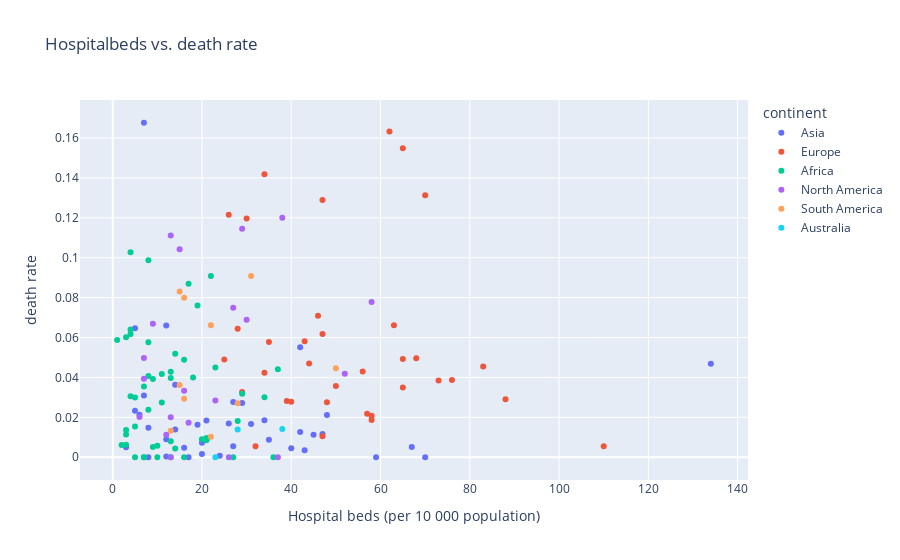

This figure's notebook cell:
### Code cell
fig = px.scatter(hospitalbeds,
    x = 'Hospital beds (per 10 000 population)',
    y = 'deathrate',
    hover_name=countries,
    color='continent',
    title='Hospitalbeds vs. death rate')

fig.update_layout(
    yaxis_title="death rate"
    )

fig.show()

### Figure 1 — Plotly figure (JSON) as saved in the notebook; plotly's stock layout.template omitted (floating-point values rounded to 4 significant figures)
{"data": [{"hovertemplate": "<b>%{hovertext}</b><br><br>continent=Asia<br>Hospital beds (per 10 000 population)=%{x}<br>deathrate=%{y}<extra></extra>", "hovertext": ["Afghanistan", "Armenia", "Azerbaijan", "Bahrain", "Bangladesh", "Bhutan", "Cambodia", "China", "Cyprus", "Georgia", "India", "Indonesia", "Iraq", "Israel", "Japan", "Jordan", "Kazakhstan", "Kuwait", "Kyrgyzstan", "Lebanon", "Malaysia", "Maldives", "Mongolia", "Nepal", "Oman", "Pakistan", "Philippines", "Qatar", "Saudi Arabia", "Singapore", "Sri Lanka", "Tajikistan", "Thailand", "Timor-Leste", "Turkey", "United Arab Emirates", "Uzbekistan", "Yemen"], "legendgroup": "Asia", "marker": {"color": "#636efa", "symbol": "circle"}, "mode": "markers", "name": "Asia", "showlegend": true, "type": "scatter", "x": [5, 42, 47, 20, 8, 17, 8, 42, 34, 26, 7, 12, 14, 31, 134, 14, 67, 20, 45, 29, 19, 43, 70, 3, 16, 6, 5, 12, 27, 24, 35, 48, 21, 59, 27, 12, 40, 7], "xaxis": "x", "y": [0.02326, 0.0127, 0.01165, 0.001593, 0.01473, 0, 0, 0.05517, 0.01852, 0.01697, 0.03101, 0.06601, 0.03628, 0.01669, 0.04692, 0.01387, 0.005184, 0.007218, 0.01126, 0.02725, 0.01634, 0.0035, 0, 0.004975, 0.004761, 0.02136, 0.06467, 0.0004213, 0.005497, 0.000764, 0.008763, 0.02118, 0.01846, 0, 0.0277, 0.009057, 0.004553, 0.1677], "yaxis": "y"}, {"hovertemplate": "<b>%{hovertext}</b><br><br>continent=Europe<br>Hospital beds (per 10 000 population)=%{x}<br>deathrate=%{y}<extra></extra>", "hovertext": ["Albania", "Austria", "Belarus", "Belgium", "Bosnia and Herzegovina", "Bulgaria", "Croatia", "Czechia", "Denmark", "Estonia", "Finland", "France", "Germany", "Greece", "Hungary", "Iceland", "Ireland", "Italy", "Latvia", "Lithuania", "Luxembourg", "Malta", "Montenegro", "Netherlands", "Norway", "Poland", "Portugal", "Romania", "Serbia", "Slovakia", "Slovenia", "Spain", "Sweden", "Switzerland", "Ukraine"], "legendgroup": "Europe", "marker": {"color": "#EF553B", "symbol": "circle"}, "mode": "markers", "name": "Europe", "showlegend": true, "type": "scatter", "x": [29, 76, 110, 62, 35, 68, 56, 65, 25, 50, 44, 65, 83, 43, 70, 32, 28, 34, 58, 73, 48, 47, 40, 47, 39, 65, 34, 63, 57, 58, 46, 30, 26, 47, 88], "xaxis": "x", "y": [0.03267, 0.03872, 0.005554, 0.1633, 0.05773, 0.04958, 0.04301, 0.03493, 0.04901, 0.03573, 0.04704, 0.1549, 0.04546, 0.0581, 0.1313, 0.005549, 0.06437, 0.1419, 0.02075, 0.03841, 0.02754, 0.01054, 0.02778, 0.129, 0.02818, 0.0492, 0.04237, 0.06614, 0.0218, 0.01873, 0.07089, 0.1197, 0.1215, 0.06176, 0.02903], "yaxis": "y"}, {"hovertemplate": "<b>%{hovertext}</b><br><br>continent=Africa<br>Hospital beds (per 10 000 population)=%{x}<br>deathrate=%{y}<extra></extra>", "hovertext": ["Algeria", "Angola", "Benin", "Botswana", "Burkina Faso", "Burundi", "Cabo Verde", "Cameroon", "Central African Republic", "Chad", "Comoros", "Djibouti", "Egypt", "Equatorial Guinea", "Eritrea", "Eswatini", "Ethiopia", "Gabon", "Gambia", "Ghana", "Guinea", "Guinea-Bissau", "Kenya", "Lesotho", "Liberia", "Libya", "Madagascar", "Malawi", "Mali", "Mauritania", "Mauritius", "Morocco", "Mozambique", "Namibia", "Niger", "Nigeria", "Rwanda", "Sao Tome and Principe", "Senegal", "Seychelles", "Sierra Leone", "Somalia", "South Africa", "Sudan", "Togo", "Tunisia", "Uganda", "Zambia", "Zimbabwe"], "legendgroup": "Africa", "marker": {"color": "#00cc96", "symbol": "circle"}, "mode": "markers", "name": "Africa", "showlegend": true, "type": "scatter", "x": [19, 8, 5, 18, 4, 8, 21, 13, 10, 4, 22, 14, 16, 21, 7, 21, 3, 13, 11, 9, 3, 10, 14, 13, 8, 37, 2, 13, 1, 4, 34, 11, 7, 27, 3, 5, 16, 29, 3, 36, 4, 9, 28, 8, 7, 23, 5, 20, 17], "xaxis": "x", "y": [0.07605, 0.05769, 0.01538, 0.04, 0.06407, 0.02381, 0.008955, 0.03967, 0, 0.1028, 0.09091, 0.004326, 0.04887, 0.008485, 0, 0.009615, 0.0137, 0.007989, 0.04167, 0.005085, 0.006287, 0.00578, 0.05192, 0, 0.09871, 0.04412, 0.006135, 0.04286, 0.05882, 0.03053, 0.03012, 0.02748, 0, 0, 0.06018, 0.03, 0, 0.03187, 0.01146, 0, 0.0618, 0.03928, 0.01814, 0.04069, 0.0355, 0.04502, 0, 0.009067, 0.08696], "yaxis": "y"}, {"hovertemplate": "<b>%{hovertext}</b><br><br>continent=North America<br>Hospital beds (per 10 000 population)=%{x}<br>deathrate=%{y}<extra></extra>", "hovertext": ["Antigua and Barbuda", "Bahamas", "Barbados", "Belize", "Canada", "Costa Rica", "Cuba", "Dominican Republic", "El Salvador", "Grenada", "Guatemala", "Haiti", "Honduras", "Jamaica", "Mexico", "Nicaragua", "Panama", "Saint Lucia", "Saint Vincent and the Grenadines", "Trinidad and Tobago"], "legendgroup": "North America", "marker": {"color": "#ab63fa", "symbol": "circle"}, "mode": "markers", "name": "North America", "showlegend": true, "type": "scatter", "x": [38, 29, 58, 13, 27, 12, 52, 16, 13, 37, 6, 7, 7, 17, 15, 9, 23, 13, 26, 30], "xaxis": "x", "y": [0.12, 0.1146, 0.07778, 0.1111, 0.07489, 0.01134, 0.04187, 0.03335, 0.02003, 0, 0.02016, 0.0394, 0.04975, 0.01731, 0.1043, 0.06693, 0.02848, 0, 0, 0.06897], "yaxis": "y"}, {"hovertemplate": "<b>%{hovertext}</b><br><br>continent=South America<br>Hospital beds (per 10 000 population)=%{x}<br>deathrate=%{y}<extra></extra>", "hovertext": ["Argentina", "Brazil", "Chile", "Colombia", "Ecuador", "Guyana", "Paraguay", "Peru", "Suriname", "Uruguay"], "legendgroup": "South America", "marker": {"color": "#FFA15A", "symbol": "circle"}, "mode": "markers", "name": "South America", "showlegend": true, "type": "scatter", "x": [50, 22, 22, 15, 15, 16, 13, 16, 31, 28], "xaxis": "x", "y": [0.04461, 0.06614, 0.01027, 0.0362, 0.08313, 0.08, 0.01327, 0.02929, 0.09091, 0.0271], "yaxis": "y"}, {"hovertemplate": "<b>%{hovertext}</b><br><br>continent=Australia<br>Hospital beds (per 10 000 population)=%{x}<br>deathrate=%{y}<extra></extra>", "hovertext": ["Australia", "Fiji", "New Zealand"], "legendgroup": "Australia", "marker": {"color": "#19d3f3", "symbol": "circle"}, "mode": "markers", "name": "Australia", "showlegend": true, "type": "scatter", "x": [38, 23, 28], "xaxis": "x", "y": [0.01414, 0, 0.01397], "yaxis": "y"}], "layout": {"legend": {"title": {"text": "continent"}, "tracegroupgap": 0}, "title": {"text": "Hospitalbeds vs. death rate"}, "xaxis": {"anchor": "y", "domain": [0, 1], "title": {"text": "Hospital beds (per 10 000 population)"}}, "yaxis": {"anchor": "x", "domain": [0, 1], "title": {"text": "death rate"}}}}
